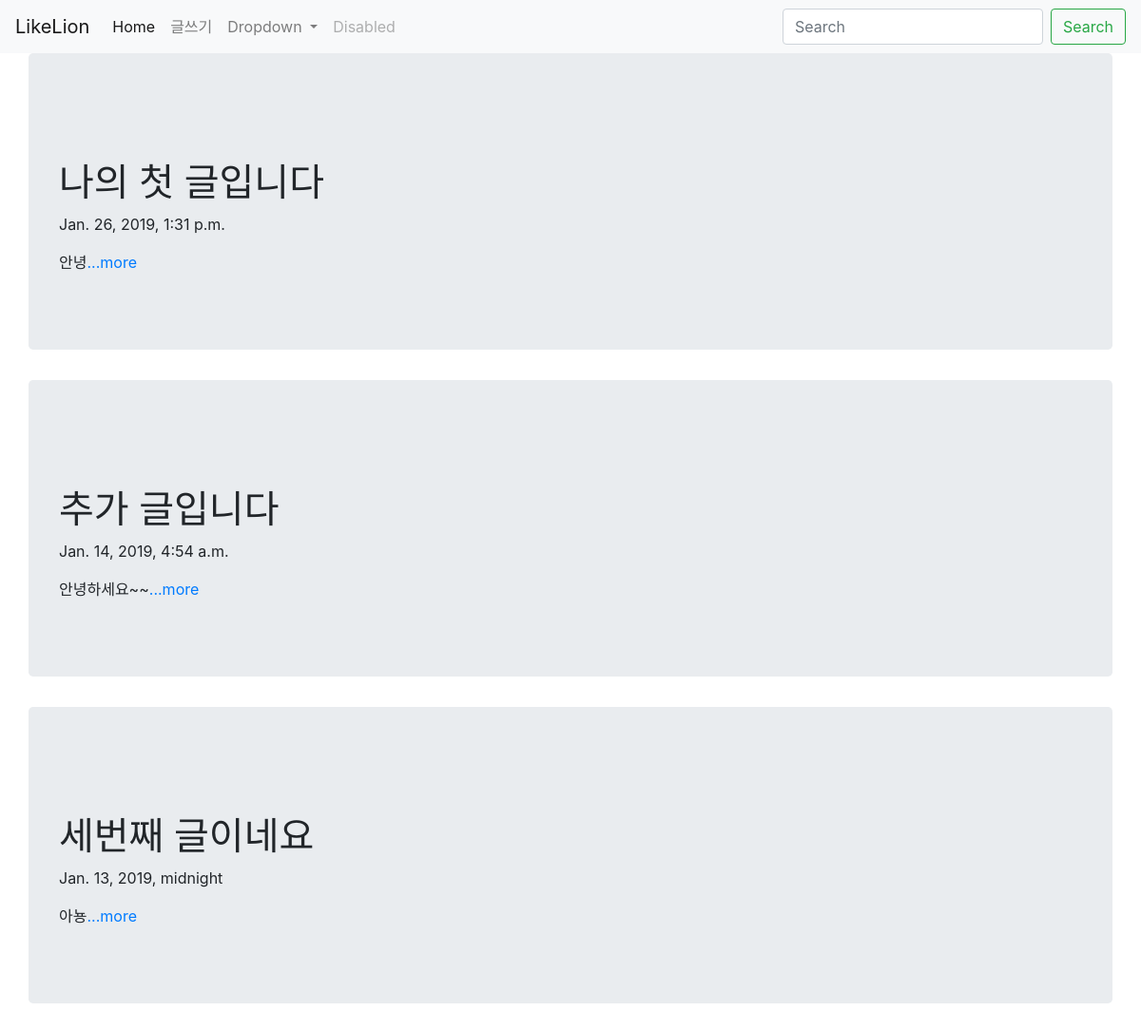
The app's page /, older data.
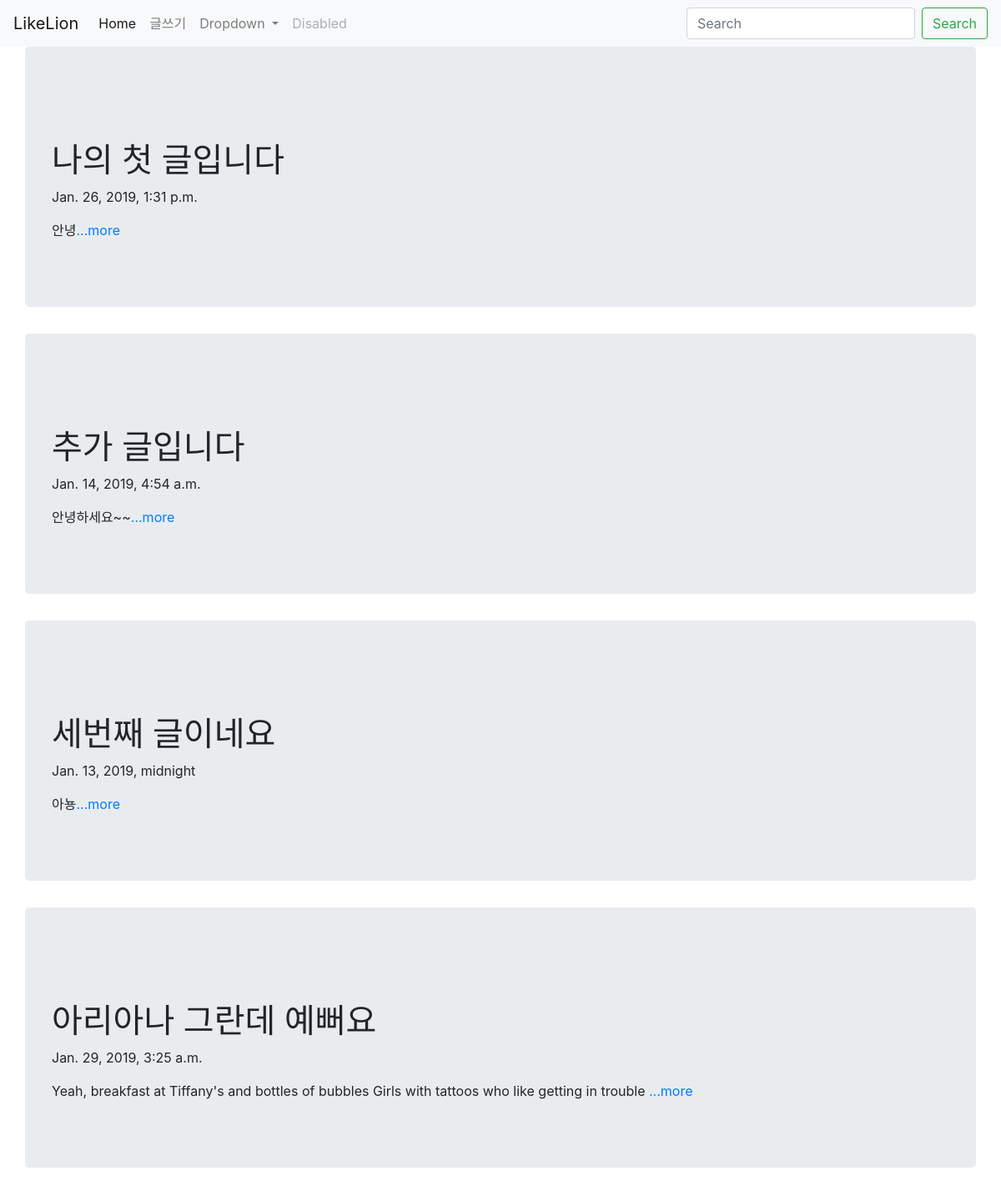
The same page, newer data.
### blog/models.py (models this page shows, shortened)
class Blog(models.Model):
    title = models.CharField(max_length=200)
    pup_date = models.DateTimeField('date published')
    body = models.TextField()
    def summary(self):
        return self.body[:100]

### blog/views.py (the view)
# urls.py: path('', blog.views.home, name="home"),
def home(request):
    blogs = Blog.objects # 쿼리셋 # 메소드
    return render(request, 'home.html', {'blogs': blogs})

### blog/templates/home.html (shortened to what this page needs)
<head>
    <link rel="stylesheet" href="https://stackpath.bootstrapcdn.com/bootstrap/4.2.1/css/bootstrap.min.css">
</head>
<body>
    <nav class="navbar navbar-expand-lg navbar-light bg-light">
    <a class="navbar-brand" href="{% url 'home' %}">LikeLion</a>
    <div class="collapse navbar-collapse" id="navbarSupportedContent">
        <ul class="navbar-nav mr-auto">
        <li class="nav-item active">
            <a class="nav-link" href="#">Home <span class="sr-only">(current)</span></a>
        </li>
        <li class="nav-item">
            <a class="nav-link" href="{%url 'new'%}">글쓰기</a>
        </li>
        <li class="nav-item dropdown">
            <a class="nav-link dropdown-toggle" href="#" id="navbarDropdown" role="button" data-toggle="dropdown" aria-haspopup="true" aria-expanded="false">
            Dropdown
            </a>
        </li>
        <li class="nav-item">
            <a class="nav-link disabled" href="#" tabindex="-1" aria-disabled="true">Disabled</a>
        </li>
        </ul>
        <form class="form-inline my-2 my-lg-0">
        <input class="form-control mr-sm-2" type="search" placeholder="Search" aria-label="Search">
        <button class="btn btn-outline-success my-2 my-sm-0" type="submit">Search</button>
        </form>
    </div>
    </nav>
    {% for blog in blogs.all%}
        <div class="container jumbotron">
        <br><br>
        <h1>{{blog.title}} </h1>
        <p>{{blog.pup_date}} </p>
        <p>{{blog.summary}}<a href="{%url 'detail' blog.id %}">...more</a> </p>
        </div>
    {%endfor%}
</body>

Row changes from the older to the newer data that the page shows:
added Blog: title "아리아나 그란데 예뻐요", pup_date "Jan. 29, 2019, 3:25 a.m.", summary "Yeah, breakfast at Tiffany's and bottles of bubbles Girls with tattoos who like getting in trouble"
